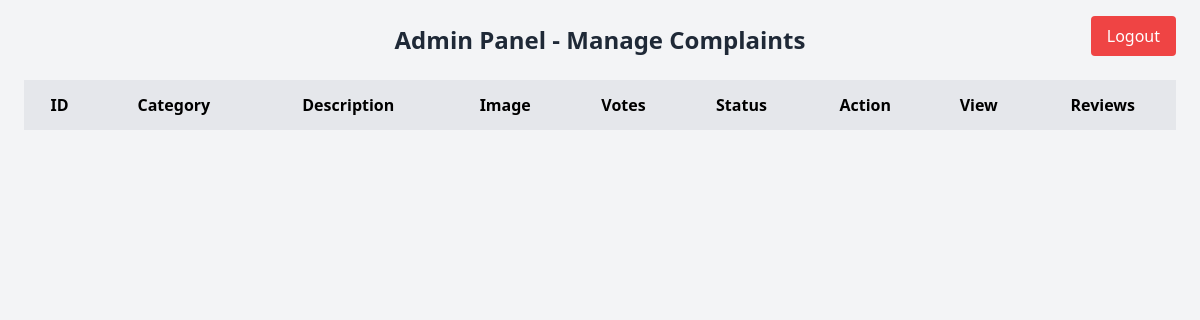
/admin.php (signed in), run on an earlier commit of the app's database.
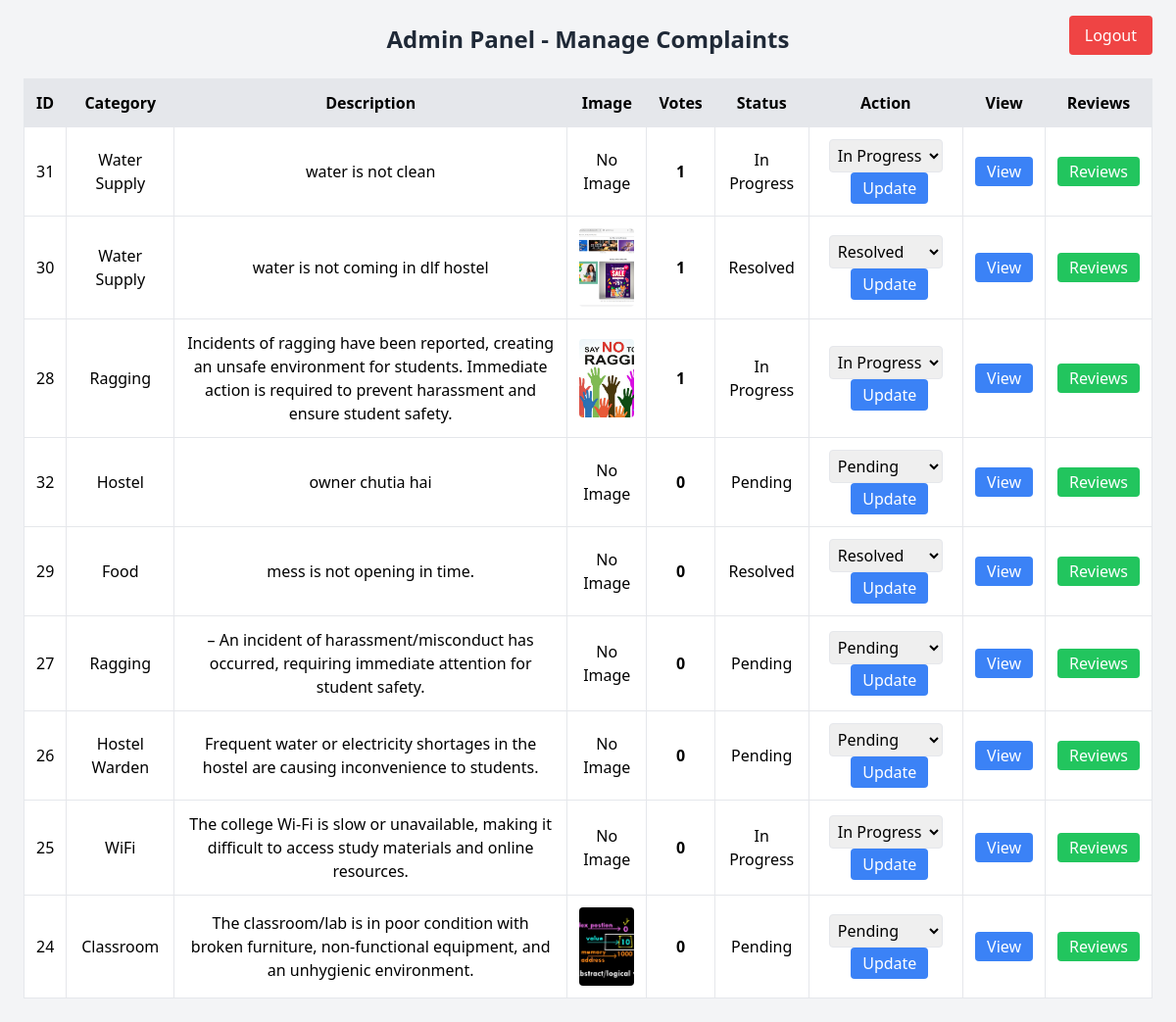
And on a later commit of the database.
### tables this page shows
CREATE TABLE `complaints` (
  `id` int(11) NOT NULL,
  `user_id` int(11) DEFAULT NULL,
  `category` varchar(50) NOT NULL,
  `description` text NOT NULL,
  `image_path` varchar(255) DEFAULT NULL,
  `status` enum('Pending','In Progress','Resolved') DEFAULT 'Pending',
  `created_at` timestamp NOT NULL DEFAULT current_timestamp()
);

### admin.php (the view, shortened to what this page needs)
<?php
include 'db.php';
$result = $conn->query("SELECT complaints.*, COUNT(votes.id) AS vote_count FROM complaints
                        LEFT JOIN votes ON complaints.id = votes.complaint_id
                        GROUP BY complaints.id ORDER BY vote_count DESC, created_at DESC");
?>
<!DOCTYPE html>
<html lang="en">
<head>
    <script src="https://cdn.tailwindcss.com"></script>
</head>
<body class="bg-gray-100 p-6 text-center">
    <form method="POST" class="absolute top-4 right-6">
        <button type="submit" name="logout" class="bg-red-500 text-white px-4 py-2 rounded hover:bg-red-700">Logout</button>
    </form>
    <h2 class="text-2xl font-bold text-gray-800">Admin Panel - Manage Complaints</h2>
    <div class="overflow-x-auto mt-6">
        <table class="w-full border-collapse border border-gray-300 bg-white shadow-lg">
            <tr class="bg-gray-200">
                <th class="p-3 border">ID</th>
                <th class="p-3 border">Category</th>
                <th class="p-3 border">Description</th>
                <th class="p-3 border">Image</th>
                <th class="p-3 border">Votes</th>
                <th class="p-3 border">Status</th>
                <th class="p-3 border">Action</th>
                <th class="p-3 border">View</th>
                <th class="p-3 border">Reviews</th>
            </tr>
            <?php while ($row = $result->fetch_assoc()) { ?>
            <tr class="border">
                <td class="p-3 border"> <?php echo $row['id']; ?> </td>
                <td class="p-3 border"> <?php echo $row['category']; ?> </td>
                <td class="p-3 border"> <?php echo $row['description']; ?> </td>
                <td class="p-3 border">
                    <?php if (!empty($row['image_path'])) { ?>
                        <img src="<?php echo $row['image_path']; ?>" class="w-20 h-20 object-cover rounded cursor-pointer hover:scale-110 transition-transform" onclick="openModal('<?php echo $row['image_path']; ?>')">
                    <?php } else { echo "No Image"; } ?>
                </td>
                <td class="p-3 border font-bold <?php echo ($row['vote_count'] > 10) ? 'text-yellow-500' : ''; ?>"> <?php echo $row['vote_count']; ?> </td>
                <td class="p-3 border"> <?php echo $row['status']; ?> </td>
                <td class="p-3 border">
                    <form method="POST">
                        <select name="status" class="p-1 border rounded">
                            <option value="Pending" <?php if ($row['status'] == "Pending") echo "selected"; ?>>Pending</option>
                            <option value="In Progress" <?php if ($row['status'] == "In Progress") echo "selected"; ?>>In Progress</option>
                            <option value="Resolved" <?php if ($row['status'] == "Resolved") echo "selected"; ?>>Resolved</option>
                        </select>
                        <button type="submit" name="update" class="ml-2 bg-blue-500 text-white px-3 py-1 rounded hover:bg-blue-700">Update</button>
                    </form>
                </td>
                <td class="p-3 border">
                    <a href="complaint_details.php?id=<?php echo $row['id']; ?>" class="bg-blue-500 text-white px-3 py-1 rounded hover:bg-blue-700">View</a>
                </td>
                <td class="p-3 border">
                    <a href="view_reviews.php?id=<?php echo $row['id']; ?>" class="bg-green-500 text-white px-3 py-1 rounded hover:bg-green-700">Reviews</a>
                </td>
            </tr>
            <?php } ?>
        </table>
    </div>
</body>
</html>

What changed in the data, as far as the page shows it:
added complaints: id "31", category "Water Supply", description "water is not clean", image_path "No Image", vote_count "1", status "In Progress"
added complaints: id "30", category "Water Supply", description "water is not coming in dlf hostel", image_path (picture), vote_count "1", status "Resolved"
added complaints: id "28", category "Ragging", description "Incidents of ragging have been reported, creating an unsafe environment for students. Immediate action is required to prevent harassment and ensure student safety.", image_path (picture), vote_count "1", status "In Progress"
added complaints: id "32", category "Hostel", description "owner chutia hai", image_path "No Image", vote_count "0", status "Pending"
added complaints: id "29", category "Food", description "mess is not opening in time.", image_path "No Image", vote_count "0", status "Resolved"
added complaints: id "27", category "Ragging", description "– An incident of harassment/misconduct has occurred, requiring immediate attention for student safety.", image_path "No Image", vote_count "0", status "Pending"
added complaints: id "26", category "Hostel Warden", description "Frequent water or electricity shortages in the hostel are causing inconvenience to students.", image_path "No Image", vote_count "0", status "Pending"
added complaints: id "25", category "WiFi", description "The college Wi-Fi is slow or unavailable, making it difficult to access study materials and online resources.", image_path "No Image", vote_count "0", status "In Progress"
added complaints: id "24", category "Classroom", description "The classroom/lab is in poor condition with broken furniture, non-functional equipment, and an unhygienic environment.", image_path (picture), vote_count "0", status "Pending"
